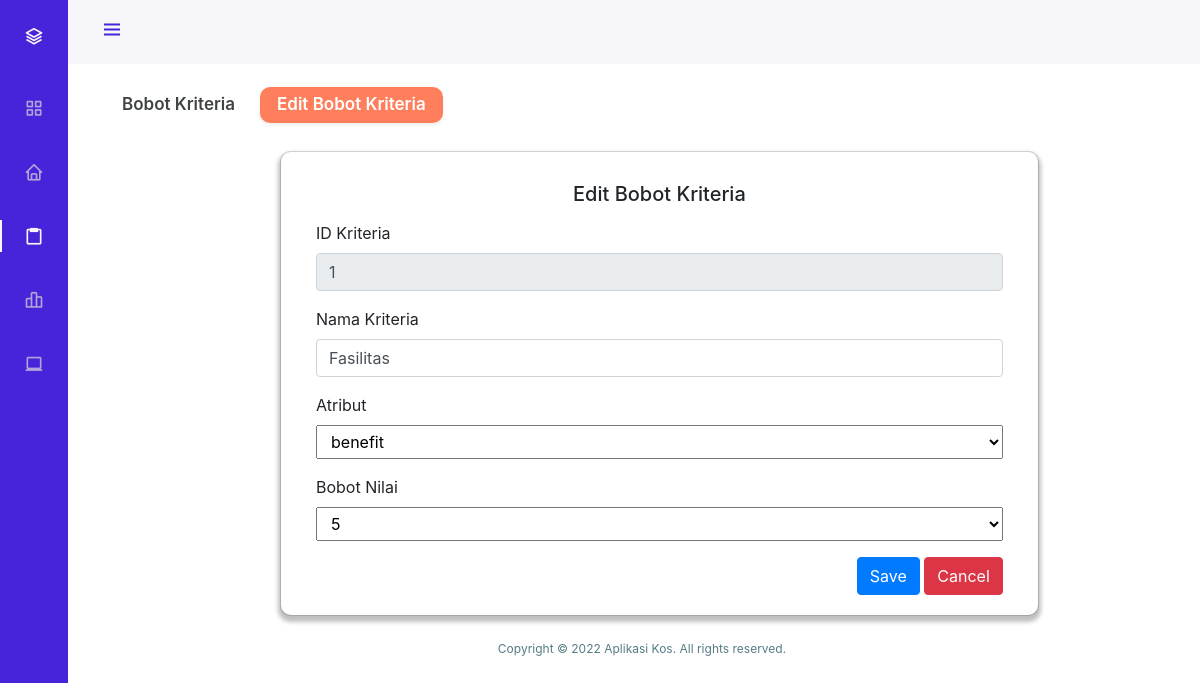
The page /aplikasi/editBobot.php?id=1 on the database its author committed.
### tables this page shows
CREATE TABLE `kriteria` (
  `id_kriteria` int(11) NOT NULL,
  `atribut` varchar(50) NOT NULL,
  `bobot_nilai` varchar(50) NOT NULL,
  `nama_kriteria` varchar(50) NOT NULL
);

### aplikasi/editBobot.php (the view, shortened to what this page needs)
<?php
include("connect.php");
if (isset($_GET['id']))
    {
        $id_kriteria= ($_GET["id"]);
        $query = "SELECT * FROM kriteria WHERE id_kriteria='$id_kriteria' ";
        $result = mysqli_query($koneksi, $query);
        $id_kriteria = mysqli_fetch_assoc($result);
    }
    else
    {
        echo "<script>alert('Masukkan data id.');window.location='bobot.php';</script>";
    }
?>
<!DOCTYPE html>
<html lang="en">
<head>
    <link rel="stylesheet" href="css/style.css">
    <link rel="stylesheet" href="https://cdn.jsdelivr.net/npm/bootstrap@5.0.0-beta1/dist/css/bootstrap.min.css">
    <link rel="stylesheet" href="https://cdn.jsdelivr.net/npm/bootstrap@5.0.0-beta1/dist/js/bootstrap.bundle.min.js">
    <link rel="stylesheet" href="https://cdnjs.cloudflare.com/ajax/libs/jquery/3.2.1/jquery.min.js">
    <link rel="stylesheet" href="https://cdn.jsdelivr.net/npm/boxicons@latest/css/boxicons.min.css">
    <link rel="stylesheet" href="path/to/font-awesome/css/font-awesome.min.css">
    <link rel="stylesheet" href="assets/css/bootstrap.min.css">
    <link rel="stylesheet" href="assets/css/jquery.dataTables.min.css">
    <link rel="stylesheet" href="assets/css/bootstrap-chosen.css">
</head>
<body id="body-pd">
    <header class="header" id="header">
        <div class="header_toggle"> <i class='bx bx-menu' id="header-toggle"></i> </div>
    </header>
    <div class="l-navbar" id="nav-bar" >
        <nav class="nav">
            <div>
                <a href="#" class="nav_logo">
                    <i class='bx bx-layer nav_logo-icon'></i>
                </a>
                <div class="nav_list">
                        <a href="home.php" class="nav_link">
                            <i class='bx bx-grid-alt nav_icon'></i>
                        </a>
                        <a href="daftarKos.php" class="nav_link">
                            <i class='bx bx-home nav_icon'></i>
                        </a>
                        <a href="bobot.php" class="nav_link active">
                            <i class='bx bx-clipboard nav_icon'></i>
                        </a>
                        <a href="nilai.php" class="nav_link">
                            <i class='bx bx-bar-chart-alt-2 nav_icon'></i>
                        </a>
                        <a href="aboutUs.php" class="nav_link">
                            <i class='bx bx-laptop nav_icon'></i>
                        </a>
                </div>
            </div>
        </nav>
    </div>
    <div>
            <div class="row" >
                <nav aria-label="breadcrumb" style="margin-top:75px;">
                    <ol class="breadcrumb" style="background-color:#fff;">
                    <li class="me-3">
                        <a href="bobot.php" class="btn btn-sm" style="font-size: 17px;font-weight:600;color: #404444">Bobot Kriteria</a>
                    </li>
                    <li class="active" aria-current="page">
                        <a href="addBobot.php" class="btn btn-sm shadow-sm px-3" style="background-color: #ff7f5c; color: #fff; font-weight:600;font-size: 17px; border-radius: 10px;">Edit Bobot Kriteria</a>
                    </li>
                    </ol>
                </nav>
            </div>
            <div class="row">
                <div class="col-12">
                    <div  class="card mb-4" style="border-radius: 10px; width:70%; margin-left:180px;">
                        <div class="card-body" style="box-shadow: 0px 4px 4px 3px rgba(0, 0, 0, 0.25);border-radius: 10px;">
                            <div class="container-fluid">
                                <form action="addBobotBE.php" method="POST">
                                    <div class="row">
                                        <div class="col">
                                            <h5 align="center" style="margin-top:10px;margin-bottom:15px;">Edit Bobot Kriteria</h5>
                                            <div class="form-group">
                                            <label for="id_kriteria">ID Kriteria</label>
                                            <input type="int" class="form-control" name="id_kriteria" readonly value="<?php echo $id_kriteria['id_kriteria']; ?>" required>
                                            </div>
                                            <div class="form-group">
                                            <label for="nama_kriteria">Nama Kriteria</label>
                                            <input type="text" class="form-control" name="nama_kriteria" value="<?php echo $id_kriteria['nama_kriteria']; ?>" required>
                                            </div>
                                            <div class="form-group">
                                            <label for="atribut">Atribut</label>
                                            <select style="padding:5px 10px" class="chosen-select" data-placeholder="Pilih Atribut" name="atribut" required>
                                            <?php
                                            if ($id_kriteria['atribut']=="cost"){
                                                $atribut = "cost";
                                            }
                                            else{
                                                $atribut = "benefit";
                                            }
                                            ?>
                                            <option readonly selected value="<?php echo $id_kriteria["atribut"]?>"><?=$atribut?></option>;
                                            </select>
                                            </div>
                                            <div class="form-group">
                                            <label for="bobot_nilai">Bobot Nilai</label>
                                            <select style="padding:5px 10px" class="chosen-select" data-placeholder="Pilih Bobot Niai"  name="bobot_nilai"  required>
                                            <?php
                                            if ($id_kriteria['bobot_nilai']=="1"){
                                                $bobot_nilai = "1";
                                            }
                                            else if ($id_kriteria['bobot_nilai']=="2"){
                                                $bobot_nilai = "2";
                                            }
                                            else if ($id_kriteria['bobot_nilai']=="3"){
                                                $bobot_nilai = "3";
                                            }
                                            else if ($id_kriteria['bobot_nilai']=="4"){
                                                $bobot_nilai = "4";
                                            }
                                            else{
                                                $bobot_nilai = "5";
                                            }
                                            ?>
                                            <option readonly selected value="<?php echo $id_kriteria["bobot_nilai"]?>"><?=$bobot_nilai?></option>;
                                            </select>
                                            </div>
                                            <div align="right" class="col-13">
                                            <input class="btn btn-primary" type="submit" name="simpan" value="Save">
                                            <a class="btn btn-danger" href="bobot.php">Cancel</a>
                                            </div>
                                        </div>
                                    </div>
                                </form>
                            </div>
                        </div>
                    </div>
                </div>
            </div>
    </div>
    <div class="footer">
        <p>Copyright &copy 2022 Aplikasi Kos. All rights reserved.</p>
    </div>
</body>
</html>

### aplikasi/css/style.css (style rules this page uses)
:root { --header-height: 3rem; --nav-width: 68px; --first-color: #4723D9; --first-color-light: #AFA5D9; --white-color: #F7F6FB; --body-font: 'Nunito', sans-serif; --normal-font-size: 1rem; --z-fixed: 100 }
.footer { left: 40px; bottom: 0; padding:10px auto; width: 100%; color: #557B83; text-align: center; font-size:12px; }
body { position: relative; margin: var(--header-height) 0 0 0; padding: 0 1rem;font-family: var(--body-font); font-size: var(--normal-font-size);transition: .5s; }
a { text-decoration: none; }
.header { width: 100%; height: var(--header-height); position: fixed; top: 0;left: 0;display: flex; align-items: center; justify-content: space-between; padding: 0 1rem; background-color: var(--white-color); z-index: var(--z-fixed);transition: .5s }
.header_toggle { color: var(--first-color); font-size: 1.5rem;cursor: pointer }
.l-navbar { position: fixed; top: 0; left: -25%; width: var(--nav-width); height: 100vh; background-color: var(--first-color); padding: .5rem 1rem 0 0; transition: .5s; z-index: var(--z-fixed) }
.nav { height: 100%; display: flex; flex-direction: column; justify-content: space-between; overflow: hidden }
.nav_logo, .nav_link { display: grid; grid-template-columns: max-content max-content; align-items: center; column-gap: 1rem; padding: .5rem 0rem .5rem 1.5rem; text-decoration: none; }
.nav_logo { margin-bottom: 2rem }
.nav_logo-icon { font-size: 1.25rem; color: var(--white-color) }
.nav_link { position: relative; color: var(--first-color-light); margin-bottom: 1.5rem; transition: .3s; text-decoration: none; }
.nav_icon { font-size: 1.25rem; text-decoration: none; }
.active { color: var(--white-color) }
.active::before { content: ''; position: absolute; left: 0;width: 2px; height: 32px; background-color: var(--white-color) }
@media screen and (min-width: 768px) { body { margin: calc(var(--header-height) + 1rem) 0 0 0; padding-left: calc(var(--nav-width) + 2rem) } }
@media screen and (min-width: 768px) { .header { height: calc(var(--header-height) + 1rem); padding: 0 2rem 0 calc(var(--nav-width) + 2rem) } }
@media screen and (min-width: 768px) { .l-navbar { left: 0; padding: 1rem 1rem 0 0 } }

### rows shown on the page
kriteria: id_kriteria "1", nama_kriteria "Fasilitas", atribut "benefit", bobot_nilai "5"
